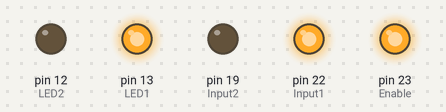
The sketch below on a simulated Arduino Mega 2560, built with avr-gcc and run on an emulated ATmega2560. Parts: output pins drawn as LEDs (lit = HIGH).

Above: at 2.5 s.
At 7.5 s:
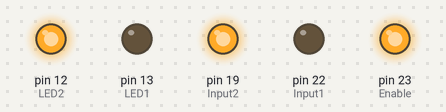
Timing chart, 0 to 11.5 s (numbered marks = the images above):
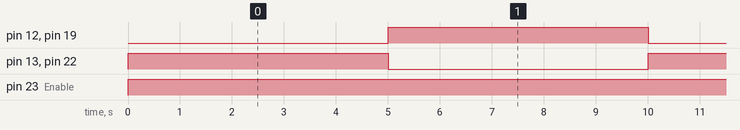

The sketch:

Lab02_H_Bridge.ino
```cpp
#define Enable 23
#define Input1 22
#define Input2 19
#define LED1   13
#define LED2   12

void setup()
{
  pinMode(Enable, OUTPUT);
  pinMode(Input1, OUTPUT);
  pinMode(Input2, OUTPUT);
  pinMode(LED1, OUTPUT);
  pinMode(LED2, OUTPUT);

  digitalWrite(Enable, LOW);  // ตั้งค่า Enable เป็น LOW เพื่อปิดการทำงานของมอเตอร์
}

void loop()
{
  // หมุนตามเข็มนาฬิกา
  digitalWrite(Input1, HIGH);
  digitalWrite(Input2, LOW);
  digitalWrite(Enable, HIGH);  // เปิดการทำงานของมอเตอร์
  showDirection(true);  // แสดงทิศทางการหมุน

  delay(5000);  // รอเวลา 5 วินาที

  // หมุนทวนเข็มนาฬิกา
  digitalWrite(Input1, LOW);
  digitalWrite(Input2, HIGH);
  showDirection(false);  // แสดงทิศทางการหมุน

  delay(5000);  // รอเวลา 5 วินาที

  // ปิดการทำงานของมอเตอร์
  digitalWrite(Enable, LOW);
}

void showDirection(bool clockwise)
{
  if (clockwise)
  {
    digitalWrite(LED1, HIGH);  // แสดง LED1 เพื่อบอกทิศทางการหมุนตามเข็มนาฬิกา
    digitalWrite(LED2, LOW);
  }
  else
  {
    digitalWrite(LED1, LOW);
    digitalWrite(LED2, HIGH);  // แสดง LED2 เพื่อบอกทิศทางการหมุนทวนเข็มนาฬิกา
  }
}
```

Measured:
- by itself, pin 12 (LED2), pin 13 (LED1), pin 19 (Input2), pin 22 (Input1): alternates HIGH for 5.0 s and LOW for 5.0 s
- by itself, pin 23 (Enable): LOW → HIGH at 0.00 s
- by itself, everything shown: repeats every 10.0 s, in 3 steps
